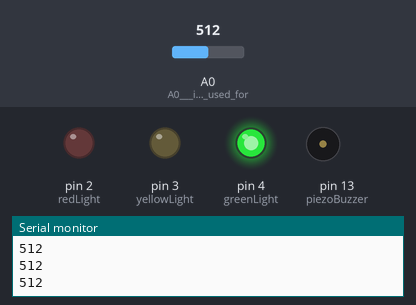
Bench run of a sketch on a simulated Arduino Uno, built with avr-gcc and run on an emulated ATmega328P. Parts: output pins drawn as LEDs (lit = HIGH), buzzer (waves = sounding), the last lines printed to the serial monitor. The inputs (shaded band) are chosen by the test bench; at power-on: A0 (A0___is_the_pin_used_for) = 512.

Above: at 1.9 s.
2.0 s: A0 (A0___is_the_pin_used_for) set to 496
At 3.3 s:
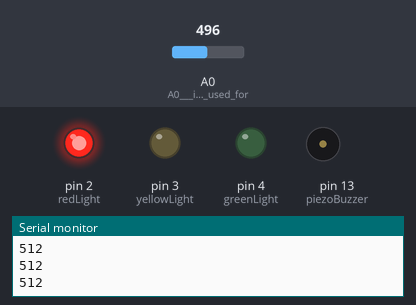
5.0 s: A0 (A0___is_the_pin_used_for) set to 716
At 7.3 s:
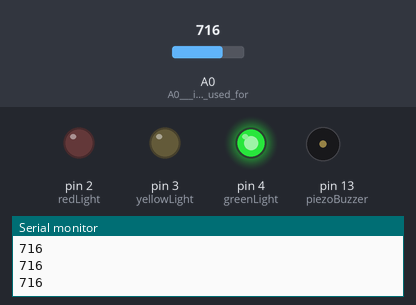
7.7 s: A0 (A0___is_the_pin_used_for) set to 511
At 7.96 s:
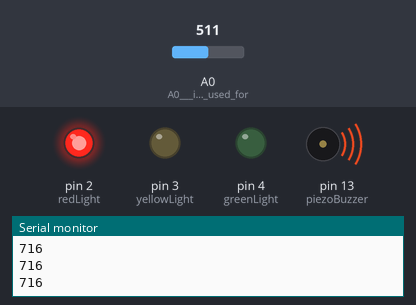
10.7 s: A0 (A0___is_the_pin_used_for) set to 900
At 13.1 s:
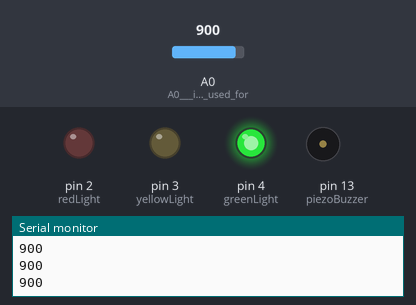
Timing chart, 0 to 14.4 s (numbered marks = the images above; inputs shaded):
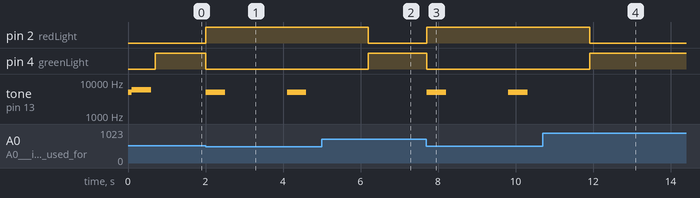

Measured:
- the behaviour switches between 512 and 511 on A0 (A0___is_the_pin_used_for) (found by bisection; images 0 and 1)
- after the input at 2.0 s, pin 2 (redLight): LOW → HIGH at once; pin 4 (greenLight): HIGH → LOW at once; tone on pin 13 (piezoBuzzer): alternates 5000 Hz for 0.50 s and silent for 1.6 s, starting at once
- after the input at 5.0 s, pin 2 (redLight): HIGH → LOW after 1.2 s; pin 4 (greenLight): LOW → HIGH after 1.2 s; tone on pin 13 (piezoBuzzer): stays silent (without the input it goes to 5000 Hz after 1.2 s)
- after the input at 7.7 s, pin 2 (redLight): LOW → HIGH at once; pin 4 (greenLight): HIGH → LOW at once; tone on pin 13 (piezoBuzzer): alternates 5000 Hz for 0.50 s and silent for 1.6 s, starting at once
- after the input at 10.7 s, pin 2 (redLight): HIGH → LOW after 1.2 s; pin 4 (greenLight): LOW → HIGH after 1.2 s; tone on pin 13 (piezoBuzzer): stays silent (without the input it goes to 5000 Hz after 1.2 s)

The sketch:

SemaforoRega.ino
```cpp
int greenLight = 4; //Defining pins
int yellowLight = 3;
int redLight = 2;
int piezoBuzzer = 13;
int maximumMoistureLevel; //The max moisture level   and current moisture levels will be needed for percentage calculations
int currentMoistureLevel;//Like   so: current/max*100 = Moisture level as a percentage

void moistureDetection(){   //Create a function for all the long code, to keep the loop free
  if(currentMoistureLevel/maximumMoistureLevel   <= 0.1){ //If the moisture is below 10%
    digitalWrite(greenLight, LOW);
     digitalWrite(yellowLight, LOW);
    digitalWrite(redLight, HIGH); //Switch   on red light, and sound the buzzer
    tone(piezoBuzzer, 5000, 500);
    delay(2000);
   }else if (currentMoistureLevel/maximumMoistureLevel <= 0.3 && currentMoistureLevel/maximumMoistureLevel   > 0.1)
  {//if the moisture level is in between 10 and 30%
    digitalWrite(greenLight,   LOW);
    digitalWrite(yellowLight, LOW);
    digitalWrite(redLight, HIGH);   //Switch red light on, but don't sound the buzzer
  }else if (currentMoistureLevel/maximumMoistureLevel   <= 0.6 && currentMoistureLevel/maximumMoistureLevel > 0.3)
  {//if the moisture   level is in between 30 and 60%
    digitalWrite(greenLight, LOW);
    digitalWrite(yellowLight,   HIGH);//Just switch yellow light on
    digitalWrite(redLight, LOW);
  } else   //Otherwise the moisture level is above 60%, and therefore it's good enough
   {
    digitalWrite(greenLight, HIGH);//Switch green light on
    digitalWrite(yellowLight,   LOW);
    digitalWrite(redLight, LOW);
  }
}

void setup() {
   for (int i = 0; i < 5; i++)//Use a for loop, to not have to initiate all the pins   by hand
  {
    pinMode(i, OUTPUT);
  }
  pinMode (A0, INPUT); //A0   is the pin used for the Soil Moisture Sensor
  maximumMoistureLevel = analogRead(A0);
   tone(piezoBuzzer, 5000, 500);
  delay(100);
  tone(piezoBuzzer, 6000, 500);//Make   a sound to show that the program has been initiated.
  delay(600);
}

void   loop() {
  currentMoistureLevel = analogRead(A0); //Keep renewing the readings   for the current moisture level
  moistureDetection();
  delay(100); //Short   delay to not overload the program
  Serial.begin(9600);
  Serial.println(currentMoistureLevel);//Just   so you can see the moisture level as a reading between 0-1023


}
```
